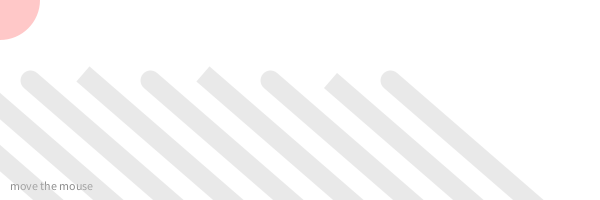
Frame 1 (no input)
Frame 60 (the mouse pressed at the canvas centre just before this capture): identical to frame 1, image omitted
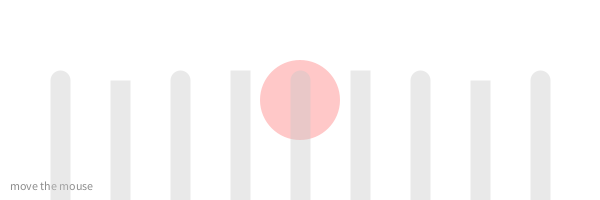
Frame 120 (the mouse held since frame 60 and released just before this capture)

The Processing sketch that drew these frames (run headless with seeded random() and noise(); from frame 60 on, the mouse is pressed at the canvas centre):

// Processing sketch: processing_87496
// ── processing_87496.pde

/*
 * Title: P05_03_Lines
 * By:    Barton Poulson (bartdoesart.com)
 * Date:  29 January 2013
 
Make an interesting sketch that uses variations on some of the following:
strokeWeight()
strokeCap()
strokeJoin()

 */

int   n = 9;  // Number of lines to draw
float d = 0;  // Displacement of lines based on cursor
int   h = 80; // Height of lines (from top of window)

void setup() {
  size(600, 200);
  noCursor();
}

void draw() {
  background(255);  
  
  fill(140);
  text("move the mouse", 10, height - 10);
  
  // Circle over cursor
  noStroke();
  fill(255, 200, 200);
  ellipse(mouseX, mouseY, 80, 80);
  
  // Lines
  d = (mouseX - width/2)/2;
  strokeWeight(20);
  stroke(200, 100);
  
  strokeCap(ROUND);
  line((1 * width / (n + 1)) , height + 10, (1 * width / (n + 1)) + d, h);
  strokeCap(SQUARE);
  line((2 * width / (n + 1)) , height + 10, (2 * width / (n + 1)) + d, h);
  strokeCap(ROUND);
  line((3 * width / (n + 1)) , height + 10, (3 * width / (n + 1)) + d, h);
  strokeCap(PROJECT);
  line((4 * width / (n + 1)) , height + 10, (4 * width / (n + 1)) + d, h);
  strokeCap(ROUND);
  line((5 * width / (n + 1)) , height + 10, (5 * width / (n + 1)) + d, h);
  strokeCap(PROJECT);
  line((6 * width / (n + 1)) , height + 10, (6 * width / (n + 1)) + d, h);
  strokeCap(ROUND);
  line((7 * width / (n + 1)) , height + 10, (7 * width / (n + 1)) + d, h);
  strokeCap(SQUARE);
  line((8 * width / (n + 1)) , height + 10, (8 * width / (n + 1)) + d, h);
  strokeCap(ROUND);
  line((9 * width / (n + 1)) , height + 10, (9 * width / (n + 1)) + d, h);
}
